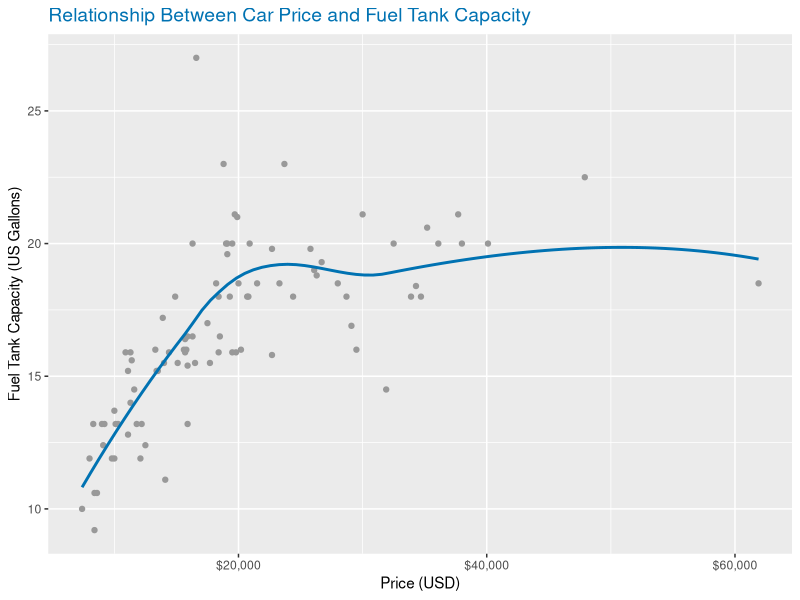
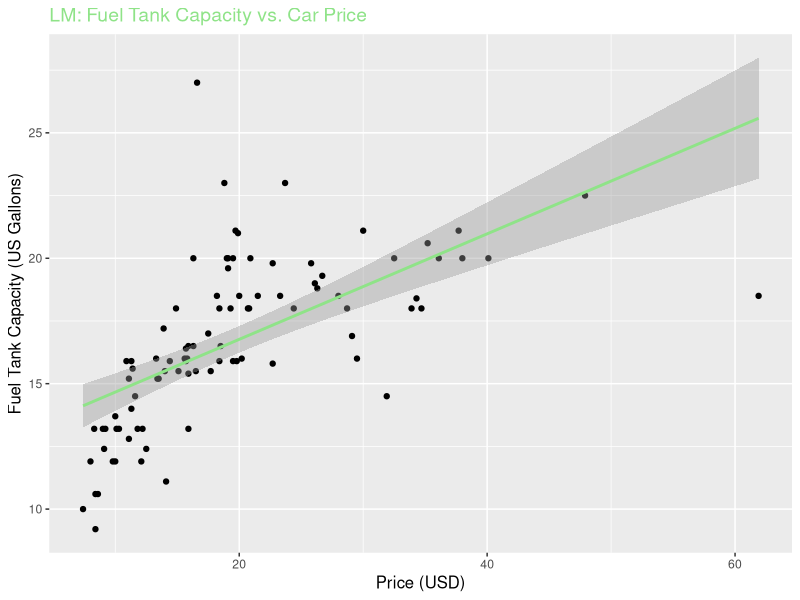
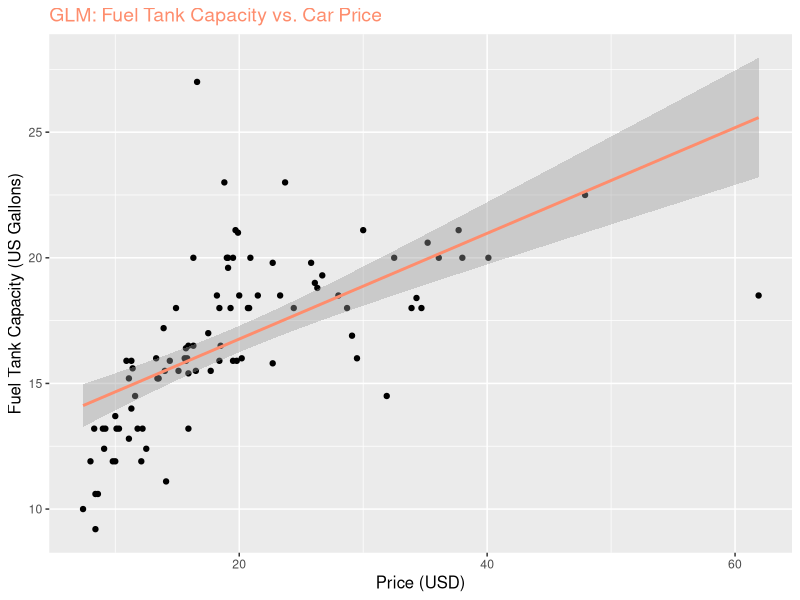
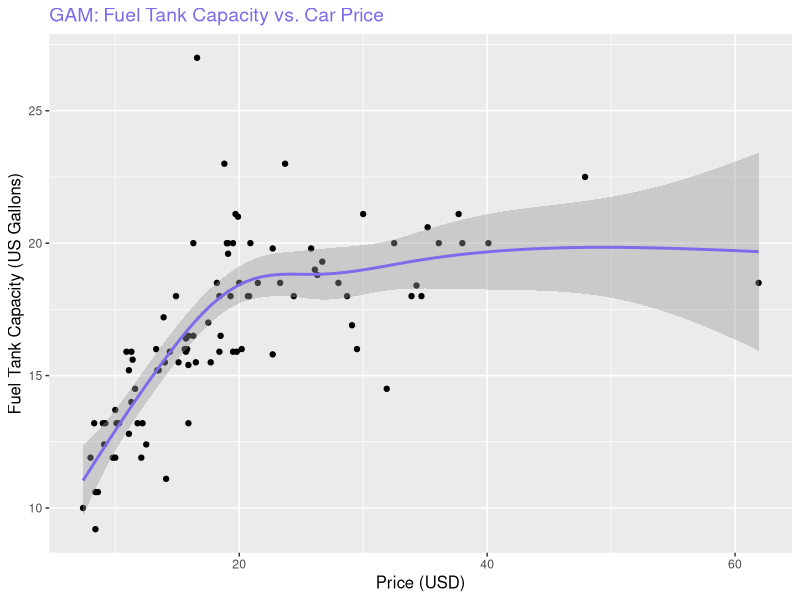

Generate these figures, in order, with R:
library(MASS)
library(ggplot2)
library(mgcv)

cars93 <- MASS::Cars93

main_plot <- ggplot(cars93, aes(x = Price, y = Fuel.tank.capacity)) +
  geom_point(color = "grey60") +
  geom_smooth(se = FALSE, method = "loess", formula = y ~ x, color = "#0072B2") +
  scale_x_continuous(
    name = "Price (USD)",
    breaks = c(20, 40, 60),
    labels = c("$20,000", "$40,000", "$60,000")
  ) +
  scale_y_continuous(name = "Fuel Tank Capacity (US Gallons)") +
  ggtitle("Relationship Between Car Price and Fuel Tank Capacity") +
  theme(
    plot.title = element_text(size = 14, color = "#0072B2")
  )

print(main_plot)

create_plot <- function(data, method, color, title_text) {
  ggplot(data, aes(x = Price, y = Fuel.tank.capacity)) +
    geom_point() +
    geom_smooth(method = method, se = TRUE, color = color) +
    labs(
      title = title_text,
      x = "Price (USD)",
      y = "Fuel Tank Capacity (US Gallons)"
    ) +
    theme(
      plot.title = element_text(size = 14, color = color),
      axis.title.x = element_text(size = 12),
      axis.title.y = element_text(size = 12)
    )
}

plot_lm <- create_plot(cars93, "lm", "#8fe388", "LM: Fuel Tank Capacity vs. Car Price")
plot_glm <- create_plot(cars93, "glm", "#fe8d6d", "GLM: Fuel Tank Capacity vs. Car Price")
plot_gam <- create_plot(cars93, "gam", "#7c6bea", "GAM: Fuel Tank Capacity vs. Car Price")

print(plot_lm)
print(plot_glm)
print(plot_gam)

#https://chatgpt.com/share/d13907ee-d232-411b-a533-a2a8c6051de1